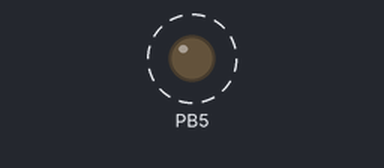
Simulated run of this program. Board: ATmega328P, built with avr-gcc and emulated at 16 MHz. Shown: output pins drawn as LEDs (lit = HIGH). Dashed ring = blinking.

Above: at 0.5 s.
Timing chart, 0 to 4.6 s (numbered marks = the images above):
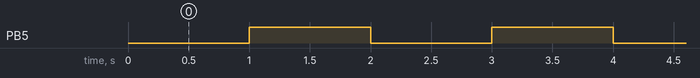

Measured:
- by itself, PB5: alternates HIGH for 1.0 s and LOW for 1.0 s

The program:

main.c
```c
/*
 * interrupt_normal_mode.c
 *
 * Created: 29-10-2026 10:15:20
 * Author : aquib
 */


#define F_CPU 16000000UL
#include <avr/interrupt.h>
#include <stdint.h>
#include <avr/io.h>


volatile uint16_t overflow_count =0;

ISR (TIMER0_OVF_vect)
{
	overflow_count++;
	if (overflow_count>=977)
	{
		PORTB ^=(1<<PORTB5);
		overflow_count=0;
	}
}

void GPIO_innit()
{
	DDRB |=(1<<DDB5);
	PORTB &= ~(1<<PORTB5);

}


void interrupt_timer0_normal_innit()
{
	TCNT0 =0;
	TCCR0A &= ~((1<<WGM00)| (1<<WGM01));
	/*
	Calculation

	F_cpu=16MHz
	Prescalar =64
	F_timer=16MHz/64
		  =250KHz
	T_tick=1/F_timer=0.000004
					=4us
	Overflow time =total overflow count *t_tick
				  =256*4
				  =1.024
	So, Overflow for 1 sec=1000ms
				for 1.024=1000/1.024=976.56~ 977
	*/
	TCCR0B |= ((1<<CS01)|(1<<CS00));
	TIMSK0 |= (1<<TOIE0);

}

int main(void)
{
	GPIO_innit();
    interrupt_timer0_normal_innit();
	sei();
    while (1)
    {
    }
}
```
